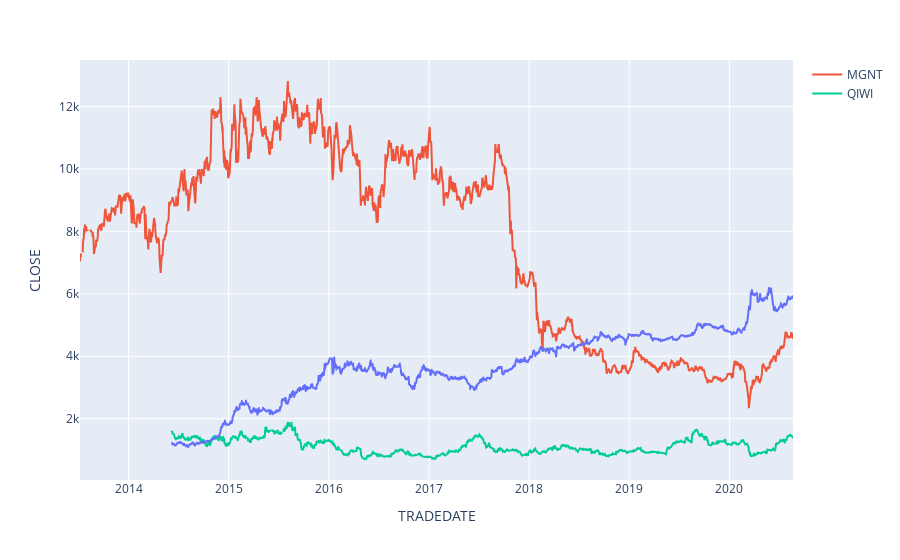

The notebook cell saved with this chart:
### Code cell
fig=px.line(df7,x='TRADEDATE', y='CLOSE') #AKRN
fig.add_scatter(x=df10['TRADEDATE'], y=df10['CLOSE'], mode='lines', name="MGNT")
fig.add_scatter(x=df12['TRADEDATE'], y=df12['CLOSE'], mode='lines', name="QIWI")
fig.show()

### Figure 1 — Plotly figure (JSON) as saved in the notebook; plotly's stock layout.template omitted (floating-point values rounded to 4 significant figures; data arrays with more than 128 entries replaced by an {"elided": "..."} marker saying what was removed)
{"data": [{"hovertemplate": "TRADEDATE=%{x}<br>CLOSE=%{y}<extra></extra>", "legendgroup": "", "line": {"color": "#636efa", "dash": "solid"}, "mode": "lines", "name": "", "showlegend": false, "type": "scattergl", "x": {"elided": "1561 str values"}, "xaxis": "x", "y": {"elided": "1561 float values"}, "yaxis": "y"}, {"mode": "lines", "name": "MGNT", "type": "scatter", "x": {"elided": "1792 str values"}, "y": {"elided": "1792 float values"}}, {"mode": "lines", "name": "QIWI", "type": "scatter", "x": {"elided": "1562 str values"}, "y": {"elided": "1562 float values"}}], "layout": {"legend": {"tracegroupgap": 0}, "margin": {"t": 60}, "xaxis": {"anchor": "y", "domain": [0, 1], "title": {"text": "TRADEDATE"}}, "yaxis": {"anchor": "x", "domain": [0, 1], "title": {"text": "CLOSE"}}}}
